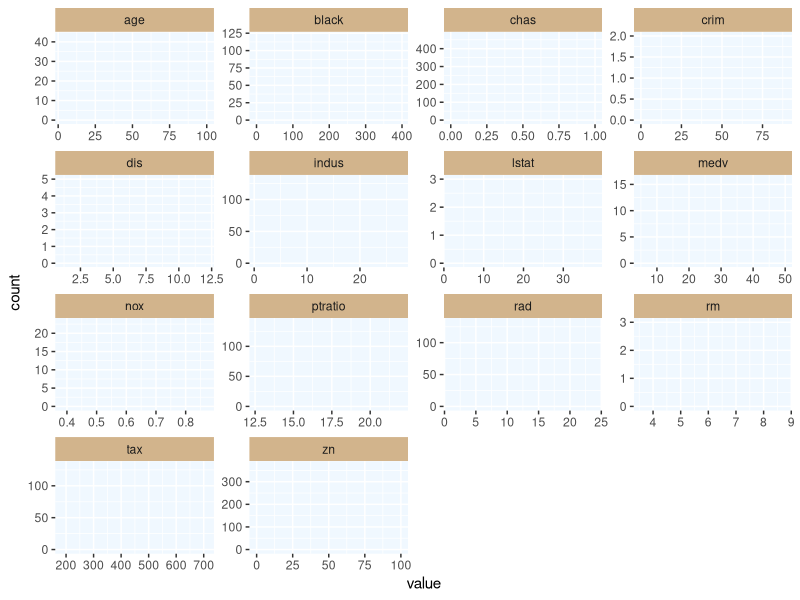
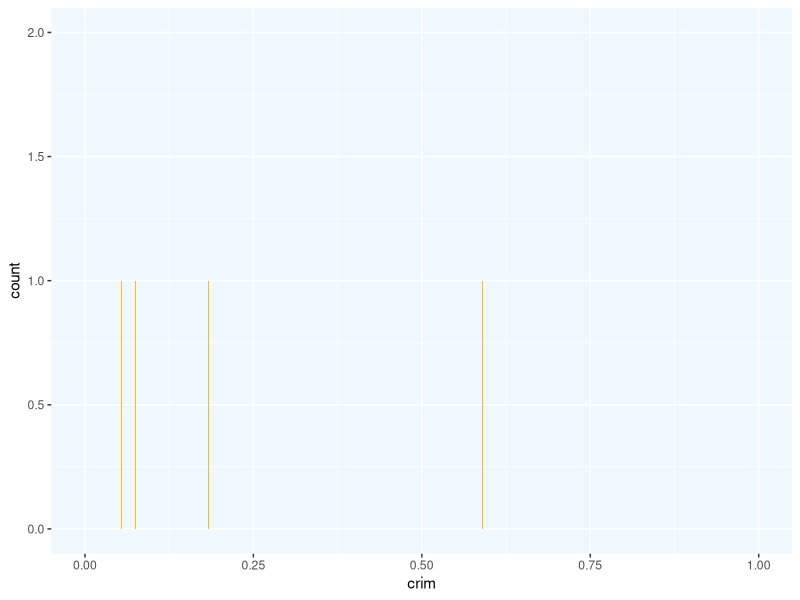
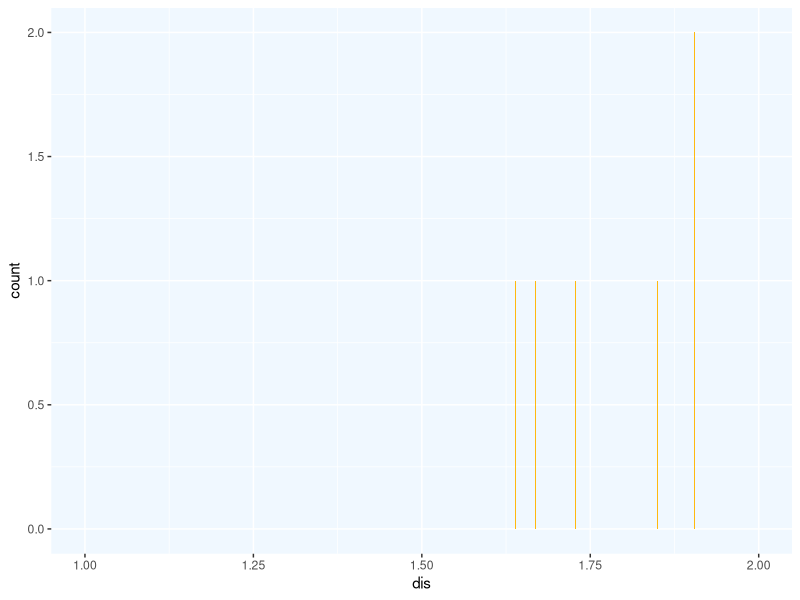
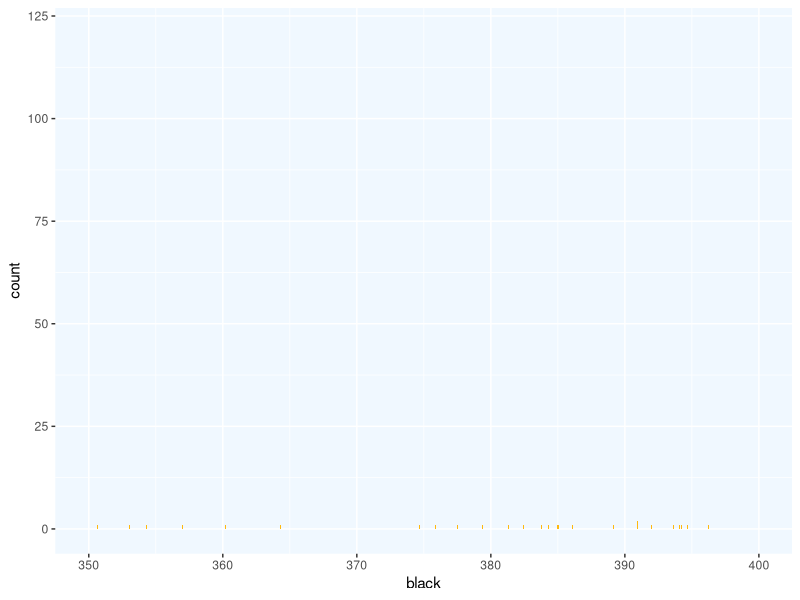
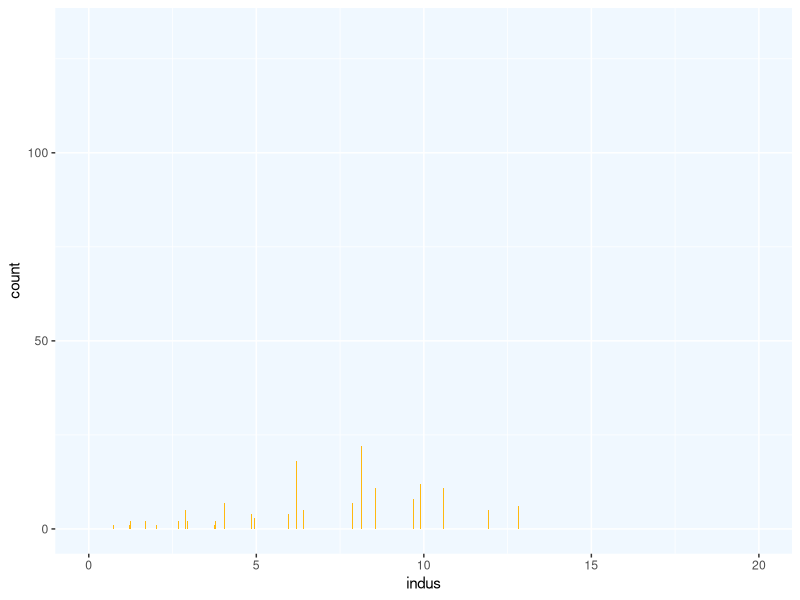
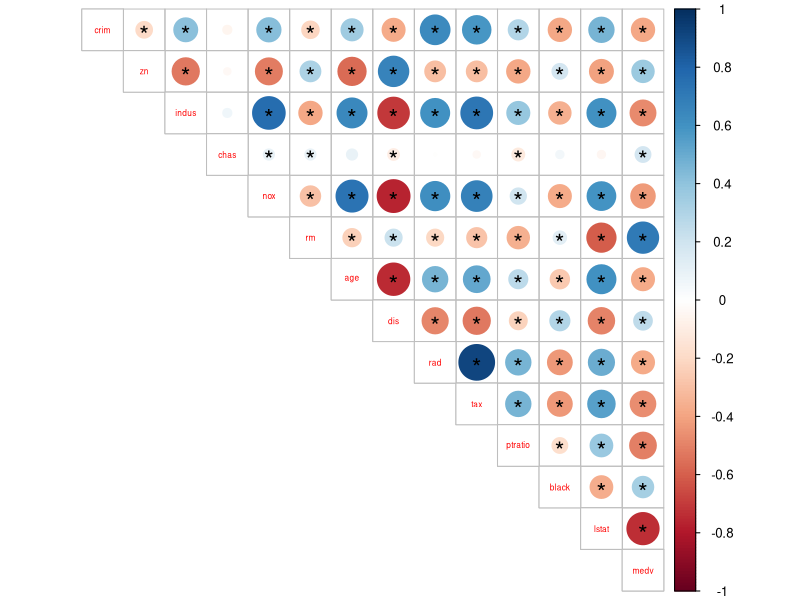
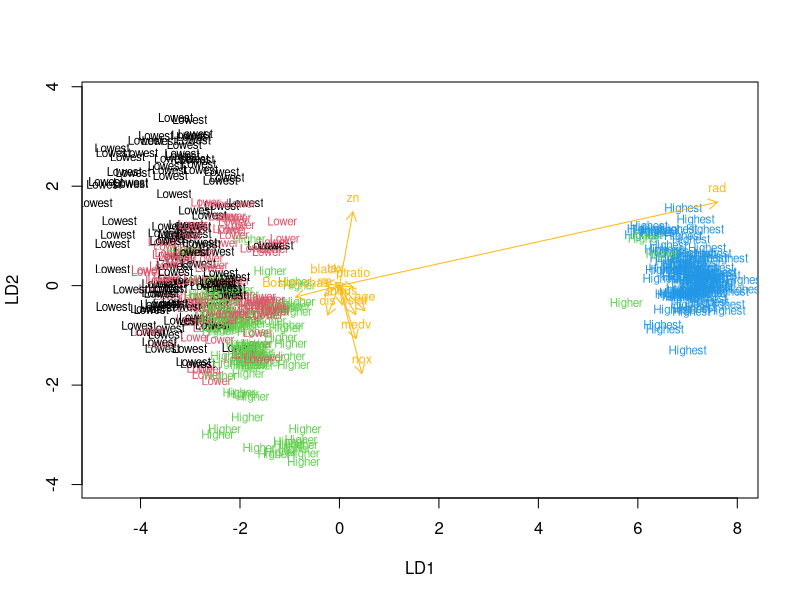
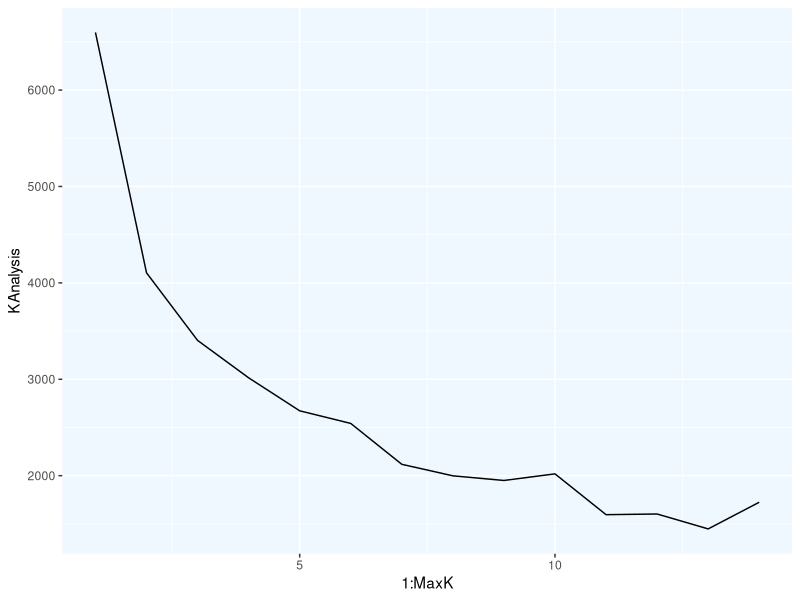

Source code (R) for these figures, in order:
## ---- chunk 1
library(dplyr)  
library(tidyr)  
library(ggplot2)
library(GGally)
library(corrplot)
## ---- chunk 2
library(MASS)
data("Boston")
str(Boston)
## ---- chunk 3
Empty <- 0
for (x in row(Boston)){
  if (is.na(x) == TRUE){
    Empty <- Empty+1
  }
}

Numer <- 0
for (x in row(Boston)){
  if (is.numeric(x) == TRUE){
    Numer <- Numer+1
  }
}

## ---- chunk 4
a <- gather(Boston) %>% ggplot(aes(value)) + geom_bar(fill="darkgoldenrod1") + facet_wrap("key", scales = "free") + theme(panel.background = element_rect(fill = "aliceblue"), strip.background = element_rect(fill = "tan"))
a

summary(Boston)
## ---- chunk 5


b <- ggplot(data = Boston, mapping = aes(x = crim)) + geom_bar(fill="darkgoldenrod1") + theme(panel.background = element_rect(fill = "aliceblue"), strip.background = element_rect(fill = "tan")) + xlim(0,1)

b

c <- ggplot(data = Boston, mapping = aes(x = dis)) + geom_bar(fill="darkgoldenrod1") + theme(panel.background = element_rect(fill = "aliceblue"), strip.background = element_rect(fill = "tan")) + xlim(1,2)

c

d <- ggplot(data = Boston, mapping = aes(x = black)) + geom_bar(fill="darkgoldenrod1") + theme(panel.background = element_rect(fill = "aliceblue"), strip.background = element_rect(fill = "tan")) + xlim(350,400)

d

e <- ggplot(data = Boston, mapping = aes(x = indus)) + geom_bar(fill="darkgoldenrod1") + theme(panel.background = element_rect(fill = "aliceblue"), strip.background = element_rect(fill = "tan")) + xlim(0,20)

e
## ---- chunk 6

?cor.mtest
correlated <-cor(Boston) %>% round(2)
correlated.p <- cor.mtest(Boston)$p
corrplot(correlated, method="circle", type="upper",cl.pos="r",tl.pos="d",tl.cex=0.5, p.mat = correlated.p, sig.level=0.05, insig = "label_sig", pch.cex = 1.5)

## ---- chunk 7
Standard <- scale(Boston)
Standard <- as.data.frame(Standard)
Standardx <- as.data.frame(Standard)
summary(Standardx)
## ---- chunk 8
Categ <- quantile(Standard$crim)
Categ

Crime <- cut(Standard$crim, breaks = Categ, include.lowest = TRUE, labels = c("Lowest", "Lower", "Higher", "Highest"))


Standard <- dplyr::select(Standard, -crim)
Standard <- dplyr::select(Standard, -chas)

Standard <- data.frame(Standard, Crime)
Standard <- data.frame(Standard, Boston$chas)

summary(Standard)

# Creating the Training and Test Sets
n <- nrow(Standard)

index <- sample(n,  size = n * 0.8)

TrainSet <- Standard[index,]
TestSet <- Standard[-index,]
Correct <- TestSet$Crime
TestSet <- dplyr::select(TestSet, -Crime)

summary(TestSet)
## ---- chunk 9
LDA.mod <- lda(Crime ~ ., data = TrainSet)
LDA.mod

# the function for lda biplot arrows
LDA.nuoli <- function(x, myscale = 1, arrow_heads = 0.1, color = "darkgoldenrod1", tex = 0.75, choices = c(1,2)){
  heads <- coef(x)
  arrows(x0 = 0, y0 = 0, 
         x1 = myscale * heads[,choices[1]], 
         y1 = myscale * heads[,choices[2]], col=color, length = arrow_heads)
  text(myscale * heads[,choices], labels = row.names(heads), 
       cex = tex, col=color, pos=3)
}

classes <- as.numeric(TrainSet$Crime)

plot(LDA.mod, dimen = 2, col = classes, pch = classes)
LDA.nuoli(LDA.mod, myscale = 2)

## ---- chunk 10

Prediction <- predict(LDA.mod, newdata = TestSet)

table(correct = Correct, predicted = Prediction$class)
## ---- chunk 11

Standard2 <- scale(Boston)
Standard2 <- as.data.frame(Standard2)
Standard2 <- dplyr::select(Standard2, -chas)
Standard2 <- data.frame(Standard2, Boston$chas)

Euclid <- dist(Standard2)
summary(Euclid)

set.seed(200)

MaxK <- 14


KAnalysis <- sapply(1:MaxK, function(k){kmeans(Standard2, k)$tot.withinss})

qplot(x = 1:MaxK, y = KAnalysis, geom = 'line') + theme(panel.background = element_rect(fill = "aliceblue"), strip.background = element_rect(fill = "tan"))

km <-kmeans(Standard2, centers = 2)
pairs(Standard2, col = km$cluster)
